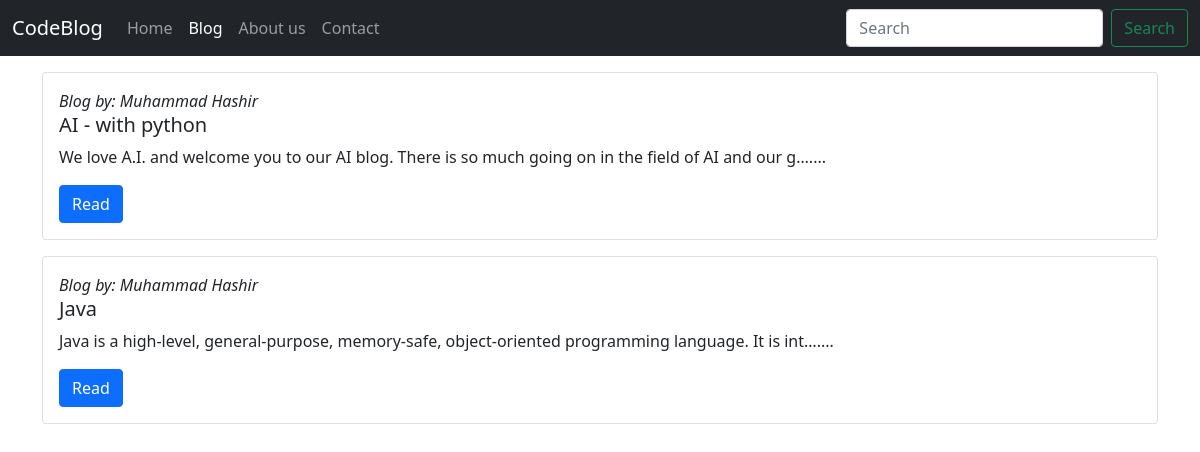
Screenshot of /blog/ with the database file from the repository.
### blog/models.py (models this page shows, shortened)
class Post(models.Model):
    sno = models.AutoField(primary_key=True)
    title = models.CharField(max_length=20)
    content = models.TextField(max_length=10000)
    author = models.CharField(max_length=20)
    slug = models.CharField(max_length=50)
    data = models.DateTimeField(auto_now_add=True, blank=True)

### blog/views.py (the view)
# urls.py: path("", views.blog, name="blog"),
def blog(request):
    allposts = Post.objects.all()
    context = {"allposts": allposts}
    return render(request, "blogs/blog.html", context)

### templates/blogs/blog.html (shortened to what this page needs)
{% extends 'home/base.html' %}
{% block blogblock %}
    active
{% endblock %}
{% block body %}
{% for post in allposts %}
<div class="container">
<div class="card my-3">
  <div class="card-body">
    <h8 class="card-title"><i>Blog by: {{ post.author }}</i> </h8>
    <h5 class="card-title">{{ post.title }}</h5>
    <p class="card-text">{{ post.content | truncatechars:100}}....</p>
    <a href="{{ post.slug }}" class="btn btn-primary">Read</a>
  </div>
</div>
</div>
{% endfor %}
{% endblock %}

### templates/home/base.html (shortened to what this page needs)
<!DOCTYPE html>
<html lang="en">
  <head>
    <link
      href="https://cdn.jsdelivr.net/npm/bootstrap@5.0.2/dist/css/bootstrap.min.css"
      rel="stylesheet"
    />
  </head>
  <body>
    <nav class="navbar navbar-expand-lg navbar-dark bg-dark">
      <div class="container-fluid">
        <a class="navbar-brand" href="/">CodeBlog</a>
        <div class="collapse navbar-collapse" id="navbarSupportedContent">
          <ul class="navbar-nav me-auto mb-2 mb-lg-0">
            <li class="nav-item">
              <a class="nav-link {% block homeblock %}{% endblock %}" aria-current="page" href="/">Home</a>
            </li>
            <li class="nav-item">
              <a class="nav-link {% block blogblock %}{% endblock %}" href="/blog">Blog</a>
            </li>
            <li class="nav-item">
              <a class="nav-link {% block aboutblock %}{% endblock %}" href="/about">About us</a>
            </li>
            <li class="nav-item">
              <a class="nav-link {% block contactblock %}{% endblock %}" href="/contact">Contact</a>
            </li>
          </ul>
          <form class="d-flex", action="/search", method="get">
            <input
              class="form-control me-2"
              type="search"
              placeholder="Search"
              aria-label="Search"
              name="query"
            />
            <button class="btn btn-outline-success" type="submit">
              Search
            </button>
          </form>
        </div>
      </div>
    </nav>
    {% block body %}{% endblock %}
  </body>
</html>

### rows the page displays
Post: author "Muhammad Hashir", title "AI - with python", content "We love A.I. and welcome you to our AI blog. There is so much going on in the field of AI and our g…"
Post: author "Muhammad Hashir", title "Java", content "Java is a high-level, general-purpose, memory-safe, object-oriented programming language. It is int…"
